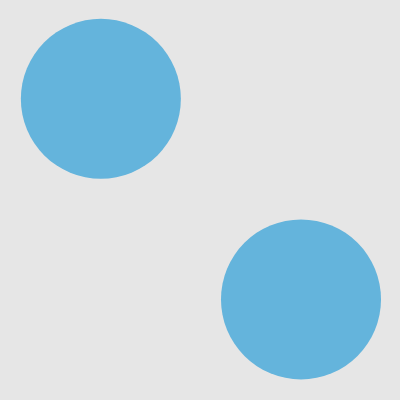
Frame 1 (no input)
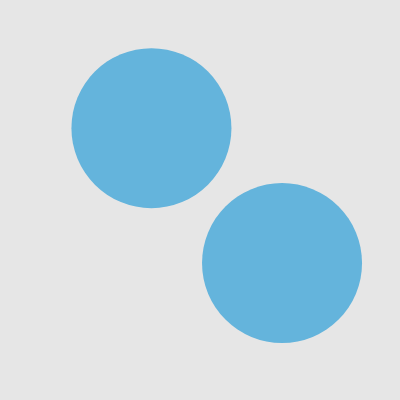
Frame 60 (no input)
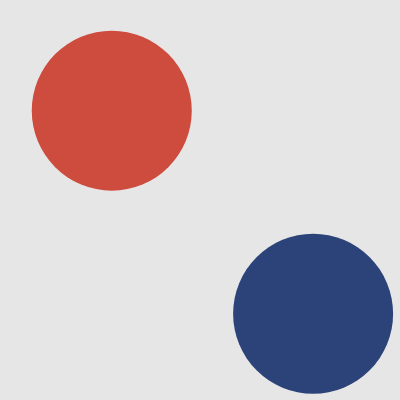
Frame 120 (the mouse pressed at the canvas centre since frame 60)

The p5.js sketch that drew these frames (run headless with seeded random() and noise() and a simulated clock; from frame 60 on, the mouse is pressed at the canvas centre):

// p5.js sketch
// ── sketch.js
// DM2008 – Activity 5a
// Colliding Circles (30 min)

let balls = [];

function setup() {
  createCanvas(400, 400);

  // Step 1: create two Ball objects
  balls.push(new Ball(100, 100));
  balls.push(new Ball(300, 300));
}

function draw() {
  background(230);

  // Step 2: update and display each ball
  for (let i = 0; i < balls.length; i++) {
    let b = balls[i];
    b.move();
    b.show();

    // Step 3: check collisions
    // Use dist() between ball centers
    // Trigger feedback (color, bounce, etc.)

    let b1 = balls[0];
    let b2 = balls[1];

    let d = dist(b1.pos.x, b1.pos.y, b2.pos.x, b2.pos.y);

    
    if (d < b1.r + b2.r) {
      
      let temp = b1.vel.copy();
      b1.vel = b2.vel.copy();
      b2.vel = temp;
      
      b1.color = color(random(255), random(255), random(255));
      b2.color = color(random(255), random(255), random(255));

      let overlap = b1.r + b2.r - d;
      let direction = p5.Vector.sub(b2.pos, b1.pos).normalize();
      b1.pos.sub(direction.mult(overlap / 2));
      b2.pos.add(direction.mult(overlap / 2)); 
    }
  }
}

class Ball {
  constructor(x, y) {
    this.pos = createVector(x, y);
    this.r = 80;
    this.vel = createVector(random(-2, 2), random(-2, 2));
    this.color = color(100, 180, 220);
  }

  move() {
    this.pos.add(this.vel);

    if (this.pos.x < this.r || this.pos.x > width - this.r) {
      this.vel.x *= -1;
    }
    if (this.pos.y < this.r || this.pos.y > height - this.r) {
      this.vel.y *= -1;
    }
    // TODO: wrap around OR bounce off edges
  }
  
  show() {
    fill(this.color);
    noStroke();
    ellipse(this.pos.x, this.pos.y, this.r * 2);
  }

  // Step 4: Add a method to checkCollision(others)
  // Use dist() and respond visually
}
